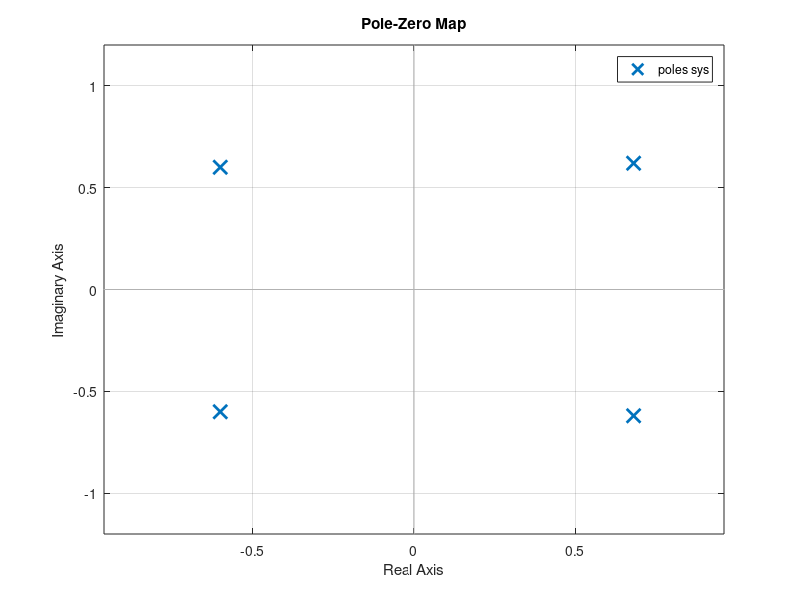
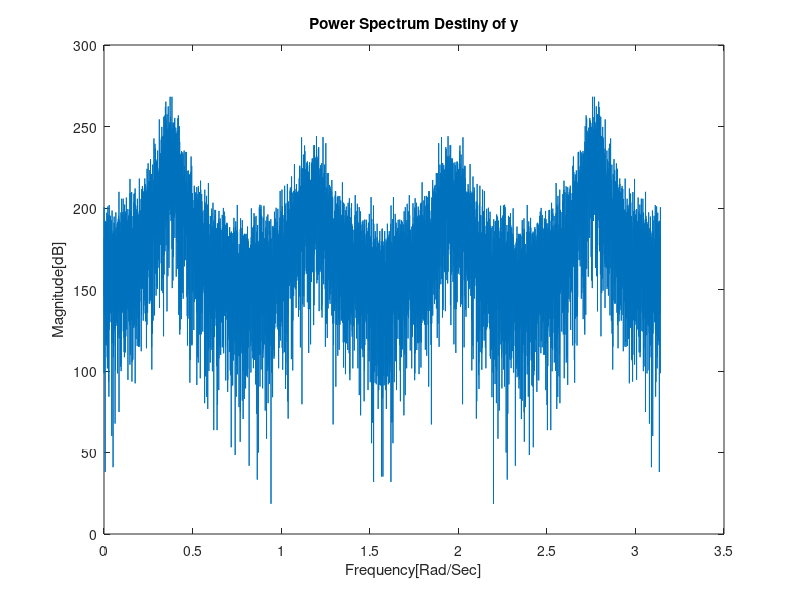

Recreate these plots in MATLAB, in order. (Note: this script raises an error after producing the figures.)
clear all; close all; clc;

%% Section 1
sys = zpk([],[-0.6+0.6i , -0.6-0.6i , 0.68+0.62i , 0.68-0.62i], 1);
figure(1);
pzmap(sys)
[b,a] = zp2tf([],[-0.6+0.6i , -0.6-0.6i , 0.68+0.62i , 0.68-0.62i], 1);
noise = randn(1,10000);
y = filter(b,a,noise);
psd = 20*log(abs(fft(y)).^2);
[~, freq] = freqz(b,a,length(psd));
figure(2)
plot(freq,psd);
hold on;
title('Power Spectrum Destiny of y');
xlabel('Frequency[Rad/Sec]');
ylabel('Magnitude[dB]');

%% Section 2

p = 4;
[freq_hat,psd_hat] = psd_ar(p,y, b);
figure(2)
plot(freq_hat,psd_hat);
title('Power Spectrum Destiny of y');
xlabel('Frequency');
ylabel('Magnitude');

% Estimation Quality
